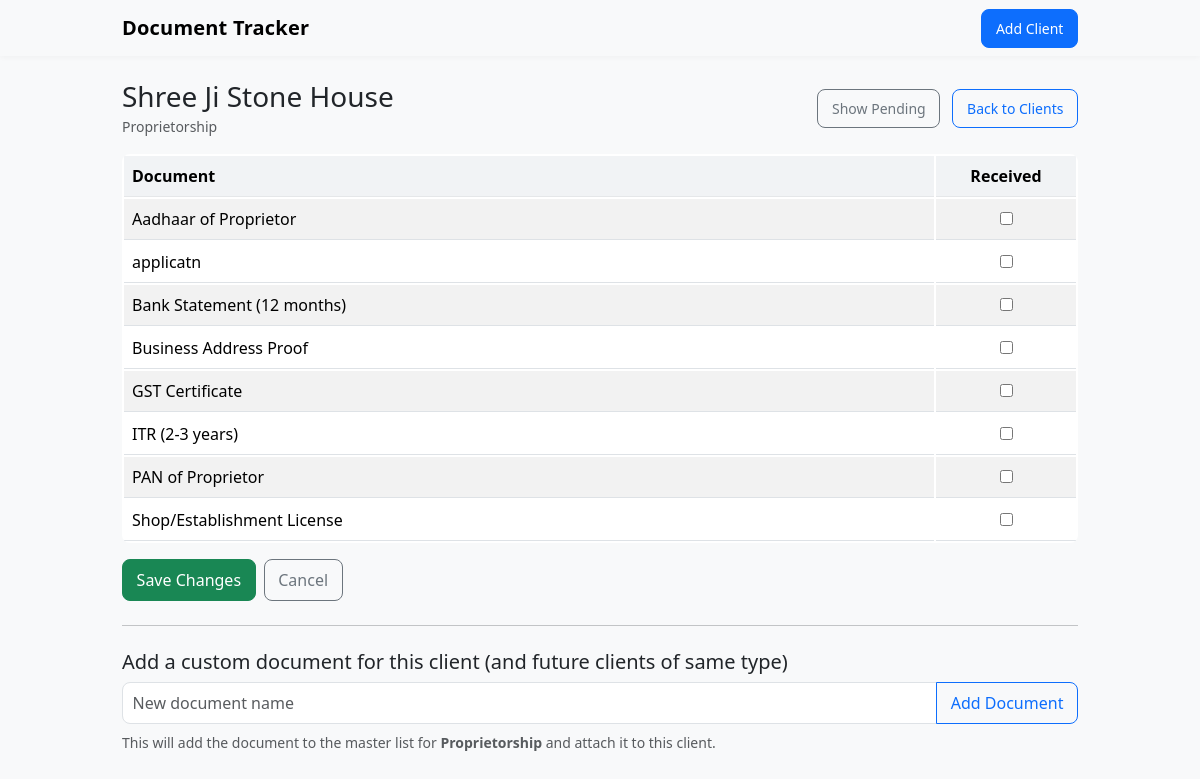
Screenshot of /client/1 with the database file from the repository.
### app.py (models this page shows)
class Client(db.Model):
    id = db.Column(db.Integer, primary_key=True)
    name = db.Column(db.String(200), nullable=False)
    client_type = db.Column(db.String(50), nullable=False)
    documents = db.relationship('ClientDocument', backref='client', cascade='all, delete-orphan')

class ClientDocument(db.Model):
    id = db.Column(db.Integer, primary_key=True)
    client_id = db.Column(db.Integer, db.ForeignKey('client.id'), nullable=False)
    document_id = db.Column(db.Integer, db.ForeignKey('document.id'), nullable=False)
    received = db.Column(db.Boolean, default=False)
    document = db.relationship('Document')

class Document(db.Model):
    id = db.Column(db.Integer, primary_key=True)
    client_type = db.Column(db.String(50), nullable=False)
    name = db.Column(db.String(300), nullable=False)

### app.py (the view, shortened to what this page needs)
@app.route('/client/<int:client_id>', methods=['GET','POST'])
def client_detail(client_id):
    client = Client.query.get_or_404(client_id)
    docs = sorted(client.documents, key=lambda x: x.document.name.lower())
    return render_template('client_detail.html', client=client, docs=docs)

### templates/client_detail.html
{% extends 'base.html' %}
{% block content %}
<div class="d-flex justify-content-between align-items-center mb-3">
  <div>
    <h3 class="mb-0">{{ client.name }}</h3>
    <small class="text-muted">{{ client.client_type }}</small>
  </div>
  <div>
    <a class="btn btn-sm btn-outline-secondary me-2" href="{{ url_for('client_pending', client_id=client.id) }}">Show Pending</a>
    <a class="btn btn-sm btn-outline-primary" href="{{ url_for('index') }}">Back to Clients</a>
  </div>
</div>
<form method="post" class="mb-4">
  <div class="table-responsive">
    <table class="table table-striped align-middle">
      <thead>
        <tr>
          <th>Document</th>
          <th class="text-center" style="width:140px">Received</th>
        </tr>
      </thead>
      <tbody>
        {% if docs|length == 0 %}
          <tr>
            <td colspan="2">No documents attached to this client.</td>
          </tr>
        {% else %}
          {% for cd in docs %}
          <tr>
            <td>{{ cd.document.name }}</td>
            <td class="text-center">
              <input type="checkbox" name="received-{{ cd.id }}" {% if cd.received %}checked{% endif %}>
            </td>
          </tr>
          {% endfor %}
        {% endif %}
      </tbody>
    </table>
  </div>
  <div class="d-flex gap-2">
    <button class="btn btn-success">Save Changes</button>
    <a class="btn btn-outline-secondary" href="{{ url_for('index') }}">Cancel</a>
  </div>
</form>
<hr>
<h5 class="mt-4">Add a custom document for this client (and future clients of same type)</h5>
<form method="post" action="{{ url_for('edit_documents', client_id=client.id) }}" class="mt-2">
  <div class="input-group">
    <input class="form-control" name="new_doc" placeholder="New document name" required>
    <button class="btn btn-outline-primary">Add Document</button>
  </div>
  <div class="form-text mt-2">This will add the document to the master list for <strong>{{ client.client_type }}</strong> and attach it to this client.</div>
</form>
{% endblock %}

### templates/base.html (shortened to what this page needs)
<!doctype html>
<html lang="en">
<head>
<link href="https://cdn.jsdelivr.net/npm/bootstrap@5.3.3/dist/css/bootstrap.min.css" rel="stylesheet">
<link rel="stylesheet" href="{{ url_for('static', filename='style.css') }}">
</head>
<body>
<nav class="navbar navbar-expand-lg navbar-light bg-light mb-4">
<div class="container">
<a class="navbar-brand" href="{{ url_for('index') }}">Document Tracker</a>
<div>
<a class="btn btn-sm btn-primary" href="{{ url_for('add_client') }}">Add Client</a>
</div>
</div>
</nav>
<div class="container">
{% block content %}{% endblock %}
</div>
</body>
</html>

### static/style.css (style rules this page uses)
body { padding-bottom: 40px; background-color: #f8f9fa; font-family: system-ui, -apple-system, "Segoe UI", Roboto, "Helvetica Neue", Arial; color: #212529; }
.container { max-width: 980px; }
.navbar-brand { font-weight: 600; letter-spacing: 0.2px; }
.navbar { box-shadow: 0 1px 6px rgba(0,0,0,0.04); }
.btn { border-radius: 8px; padding: 0.5rem 0.85rem; }
.table { background: #ffffff; border-radius: 8px; overflow: hidden; border-collapse: separate; }
.table thead th { background: #f1f3f5; border-bottom: 1px solid rgba(0,0,0,0.05); font-weight: 600; }
.table-striped tbody tr:nth-of-type(odd) { background-color: #fbfbfc; }
.form-control, .form-select { border-radius: 8px; padding: 0.5rem 0.6rem; }
.input-group .form-control { border-top-right-radius: 0; border-bottom-right-radius: 0; }
.mt-2 { margin-top: .5rem !important; }
.mb-3 { margin-bottom: 1rem !important; }

### rows the page displays
Client: name "Shree Ji Stone House", client_type "Proprietorship"
ClientDocument: document.name "Aadhaar of Proprietor"
ClientDocument: document.name "applicatn"
ClientDocument: document.name "Bank Statement (12 months)"
ClientDocument: document.name "Business Address Proof"
ClientDocument: document.name "GST Certificate"
ClientDocument: document.name "ITR (2-3 years)"
ClientDocument: document.name "PAN of Proprietor"
ClientDocument: document.name "Shop/Establishment License"
